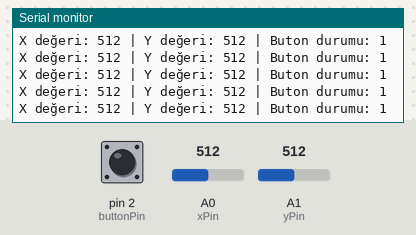
Recording of a sketch running on a simulated Arduino Uno, built with avr-gcc and run on an emulated ATmega328P. Shown: the last lines printed to the serial monitor. Inputs (shaded band) come from the test bench; at power-on: A1 (yPin) = 512, pin 2 (buttonPin) HIGH, A0 (xPin) = 512.

Above: at 4.2 s.
4.3 s: A1 (yPin) set to 108
At 4.35 s:
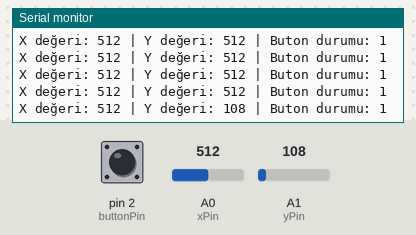
7.3 s: A1 (yPin) set to 95
At 7.37 s:
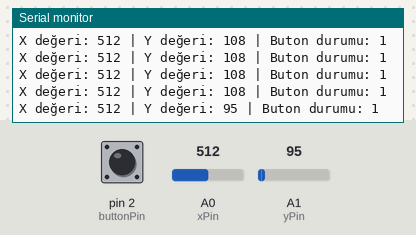
Timing chart, 0 to 10.3 s (numbered marks = the images above; inputs shaded):
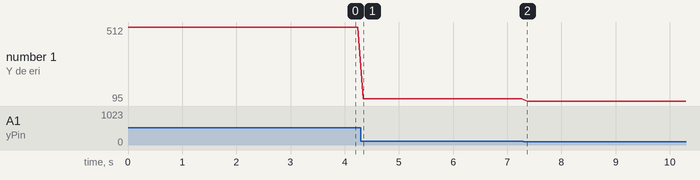

The sketch:

DENEYAP_L7_1_2_JOYSTICK.ino
```cpp
// Joystick'un X ve Y pinleri ve buton pini
const int xPin = A0;
const int yPin = A1;
const int buttonPin = 2;

// Buton durumu
bool buttonState = false;

void setup() {
  // Seri haberleşme hızını 9600 baud olarak ayarla
  Serial.begin(9600);

  // Buton pini giriş olarak ayarla
  pinMode(buttonPin, INPUT_PULLUP);
}

void loop() {
  // X ve Y pinlerinden okunan değerleri oku
  int xValue = analogRead(xPin);
  int yValue = analogRead(yPin);

  // Buton durumunu oku
  buttonState = digitalRead(buttonPin);

  // Okunan değerleri ve buton durumunu seri ekrana yazdır
  Serial.print("X değeri: ");
  Serial.print(xValue);
  Serial.print(" | Y değeri: ");
  Serial.print(yValue);
  Serial.print(" | Buton durumu: ");
  Serial.println(buttonState);

  // 100ms bekle
  delay(100);
}
```

Measured:
- after the input at 4.3 s, the serial monitor: prints a new line at once (image 1)
- after the input at 7.3 s, the serial monitor: prints a new line after 0.07 s (image 2)
- plotted number 1: 512 → 108 after the input at 4.3 s, 108 → 95 after the input at 7.3 s
